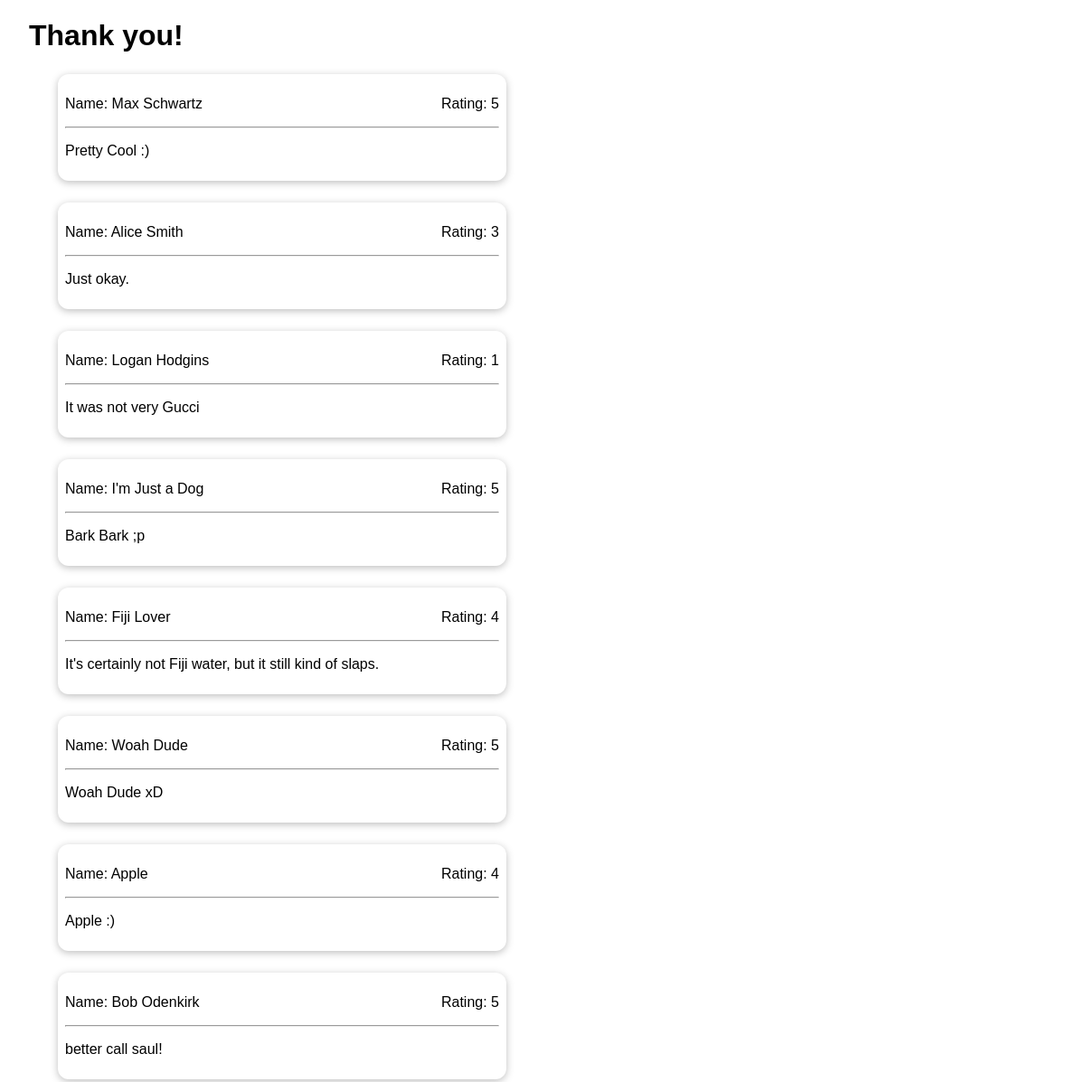
The app's page /thank-you with its own data.
### reviews/models.py (models this page shows, shortened)
class Review(models.Model):
  user_name = models.CharField(max_length=100)
  review_text = models.TextField()
  rating = models.IntegerField()

### reviews/views.py (the view)
# urls.py: path("thank-you", views.ThankYouView.as_view()),
class ThankYouView(TemplateView):
  template_name = "reviews/thank_you.html"
  def get_context_data(self, **kwargs):
    context = super().get_context_data(**kwargs)
    all_reviews = Review.objects.all()
    context['reviews'] = all_reviews
    return context

### reviews/templates/reviews/thank_you.html (shortened to what this page needs)
{% extends "reviews/base.html" %}
{% block content %}
  <h1 class="review-header">Thank you!</h1>
  <ul class="review">
    {% for review in reviews %}
      {% include "reviews/includes/review_item.html" %}
    {% endfor %}
  </ul>
{% endblock %}

### reviews/templates/reviews/includes/review_item.html
<li>
  <p>Name: {{ review.user_name }} <span class="rating">Rating: {{ review.rating }}</span></p>
  <hr>
  <p>{{ review.review_text }}</p>
</li>

### reviews/static/reviews/styles.css (style rules this page uses)
body { font-family: sans-serif; margin: 0; }
.rating { float: right; }
.review li { margin: 1.5rem; list-style: none; width: 90%; max-width: 30rem; border-radius: 12px; padding: 0.5rem; box-shadow: 0 2px 8px rgba(0,0,0,0.26); }
.review-header { padding-left: 2rem; }

### records on screen
Review: user_name "Max Schwartz", rating "5", review_text "Pretty Cool :)"
Review: user_name "Alice Smith", rating "3", review_text "Just okay."
Review: user_name "Logan Hodgins", rating "1", review_text "It was not very Gucci"
Review: user_name "I'm Just a Dog", rating "5", review_text "Bark Bark ;p"
Review: user_name "Fiji Lover", rating "4", review_text "It's certainly not Fiji water, but it still kind of slaps."
Review: user_name "Woah Dude", rating "5", review_text "Woah Dude xD"
Review: user_name "Apple", rating "4", review_text "Apple :)"
Review: user_name "Bob Odenkirk", rating "5", review_text "better call saul!"
